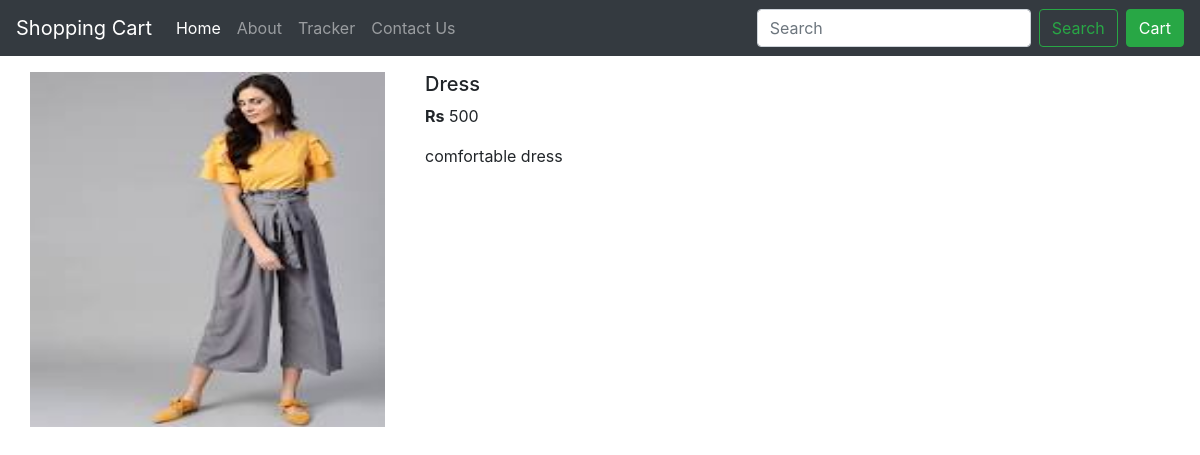
The app's page /products/12 with its own data.
### shoppingCart/models.py (models this page shows, shortened)
class Product(models.Model):
	product_name=models.CharField(max_length=50)
	category=models.CharField(max_length=50,default="")
	price=models.IntegerField(default=0)
	desc=models.CharField(max_length=300)
	pub_date=models.DateField()
	image=models.ImageField(upload_to="shoppingCart/static",default="")

### shoppingCart/views.py (the view)
# urls.py: path('products/<int:myid>', views.productview,name="productview"),
def productview(req,myid):
	product = Product.objects.filter(id=myid)
	return render(req,'productview.html',{'product':product[0]})

### shoppingCart/templates/productview.html (shortened to what this page needs)
{%extends 'basic.html'%}
{% block content %}
{% load static %}
<div class="container">
	<form action="{% url 'checkout' %}" method="POST">
	<div class="row my-3">
	<div class="col-md-4">
		<div class="row">
			<img src="/media/{{product.image}}" height="355px" width="355px">
		</div>
	</div>
	<div class="col-md-8">
		<h5>{{product.product_name}}</h5>
		<p><b>Rs</b> {{product.price}}</p>
		<p>{{product.desc}}</p>
	</div>
    </div>
    </form>
</div>
{% endblock %}

### records on screen
Product: image (picture), product_name "Dress", price "500", desc "comfortable dress"
